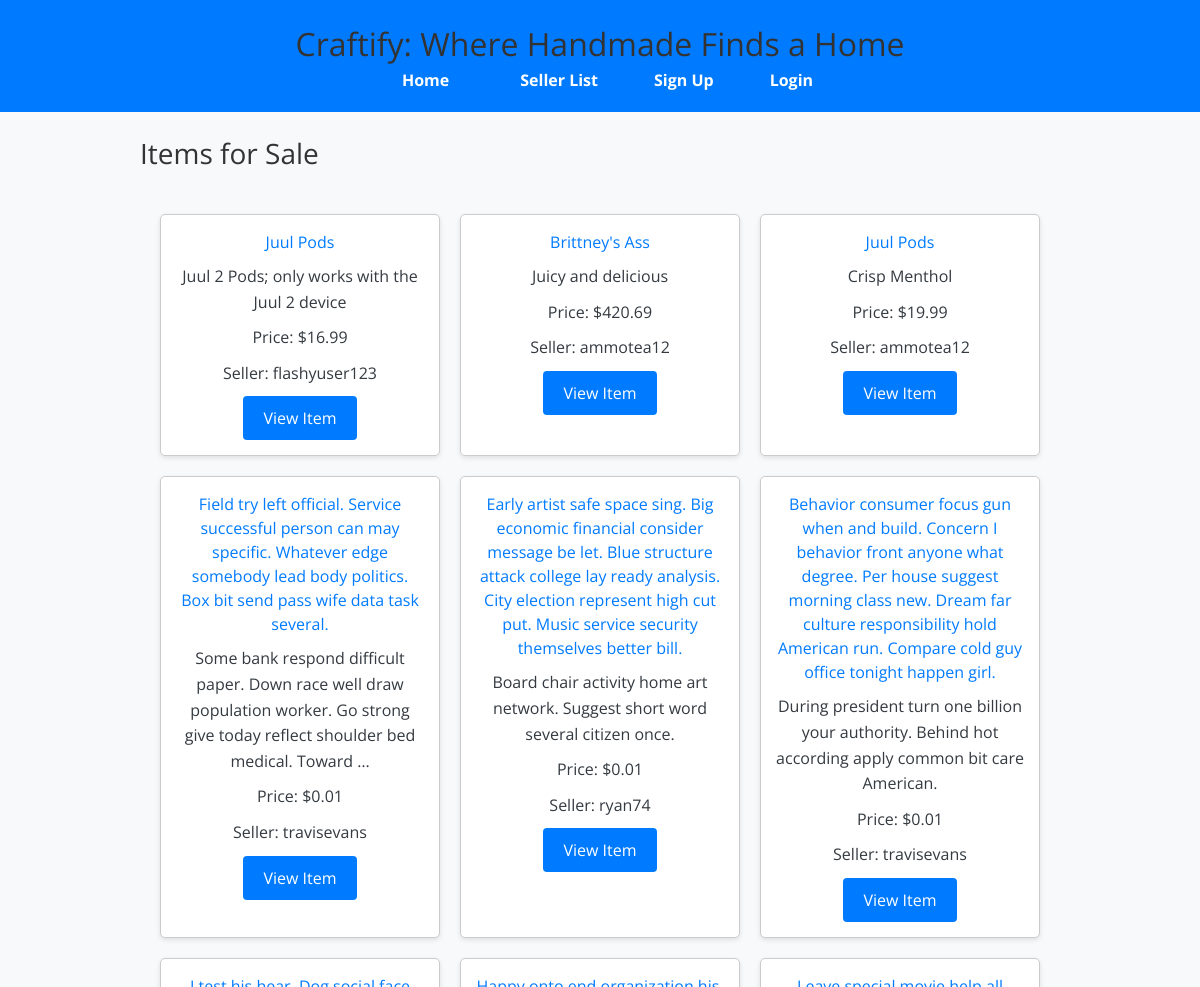
The app's page / (upper part), older data.
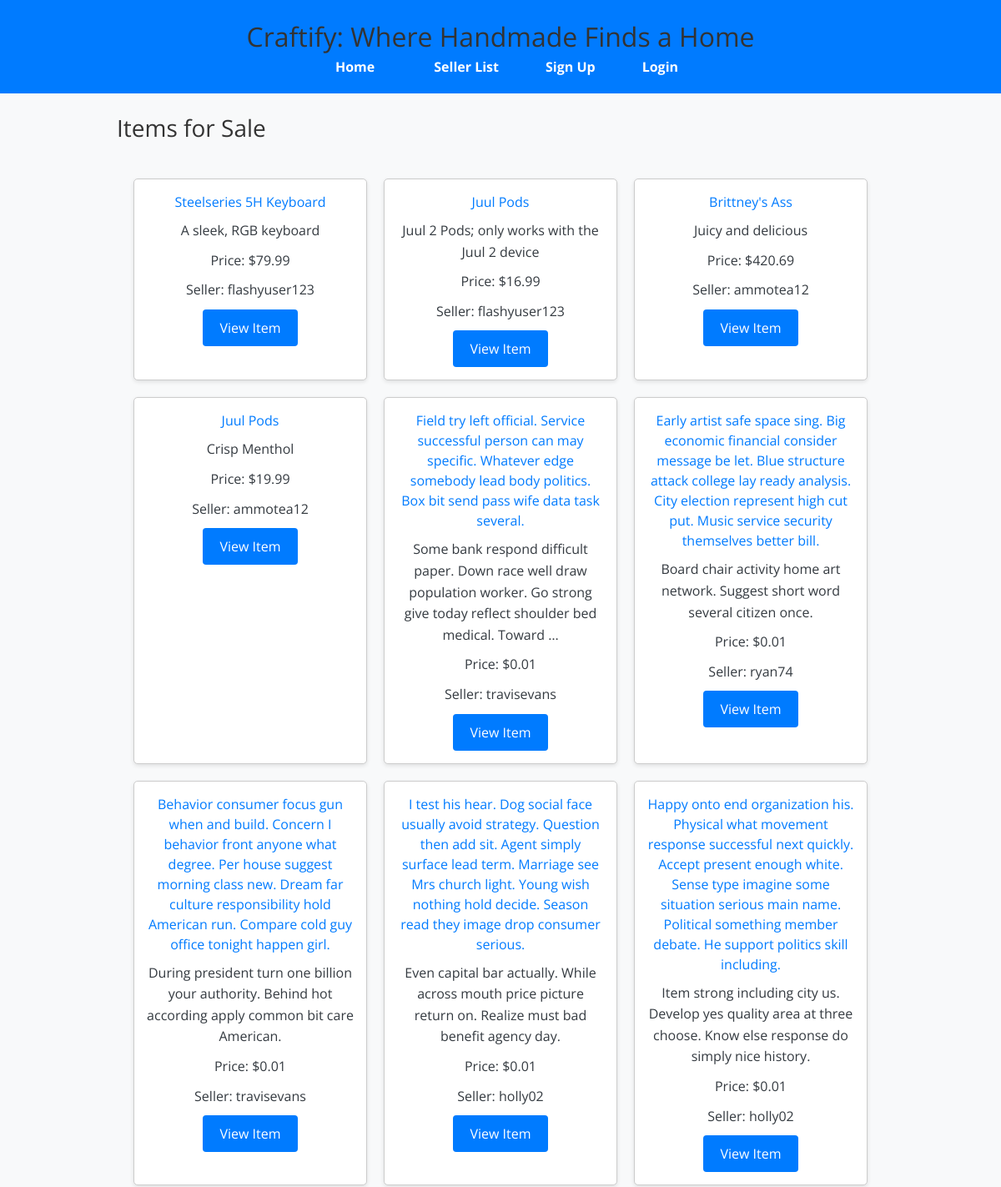
The same page, newer data.
### craftify/models/item_controller.py (models this page shows, shortened)
class Item(models.Model):
    name = models.CharField(max_length=255)
    description = models.TextField()
    price = models.DecimalField(
        max_digits=10,
        decimal_places=2,
        default=0.01,
        validators=[
            MinValueValidator(0.01)
        ]
    )
    quantity = models.PositiveIntegerField(
        validators=[
            MinValueValidator(1)
        ]
    )
    created_at = models.DateTimeField(auto_now_add=True)
    seller = models.ForeignKey(settings.AUTH_USER_MODEL, on_delete=models.CASCADE, related_name='items_for_sale')
    image = models.ImageField(upload_to='item_images/', null=True, blank=True)
    category = models.CharField(max_length=100, null=True, blank=True)
    class Meta:
        ordering = ['-created_at']
        verbose_name = "Item"
        verbose_name_plural = "Items"
        indexes = [
            models.Index(fields=['seller']),
            models.Index(fields=['name']),
        ]
        unique_together = ('seller', 'name')

### craftify/models/user_ext_controller.py (models this page shows, shortened)
class UserExtended(AbstractBaseUser, PermissionsMixin):
    email = models.EmailField(unique=True)
    username = models.CharField(max_length=255, unique=True)
    address = models.OneToOneField(
        Address,
        on_delete=models.CASCADE,
        null=True,
        blank=True
    )
    bio = models.TextField(null=True, blank=True)
    country_code = models.CharField(max_length=4, blank=True)
    drivers_license_number = models.CharField(max_length=20, blank=True)
    phone_number = models.CharField(max_length=15, blank=True, null=True)
    date_of_birth = models.DateField(null=True, blank=True)
    profile_picture = models.ImageField(upload_to='profile_pictures/', null=True, blank=True)
    website = models.URLField(blank=True)
    is_staff = models.BooleanField(default=False)
    is_active = models.BooleanField(default=True)
    is_superuser = models.BooleanField(default=False)
    objects = UserExtendedManager()
    USERNAME_FIELD = 'email'
    REQUIRED_FIELDS = ['username']

### craftify/views/item_views.py (the view)
# urls.py: path('', item_views.home, name='home'),
def home(request):
    items = Item.objects.all()
    return render(request, 'home.html', {'items': items})

### craftify/templates/home.html (shortened to what this page needs)
{% extends 'base.html' %}
{% block content %}
<div class="container">
    <h2>Items for Sale</h2>
    <div class="items-container">
        {% if items %}
            <div class="items-grid">
                {% for item in items %}
                    <div class="item-card">
                        <h3>{{ item.name }}</h3>
                        <p>{{ item.description|truncatewords:20 }}</p>
                        <p>Price: ${{ item.price }}</p>
                        <p>Seller: {{ item.seller.username }}</p>
                        <a href="{% url 'item_detail' item.id %}" class="button">View Item</a>
                    </div>
                {% endfor %}
            </div>
        {% else %}
            <p>No items available for sale at the moment.</p>
        {% endif %}
    </div>
</div>
{% endblock %}

Row changes from the older to the newer data that the page shows:
added Item: name "Steelseries 5H Keyboard", description "A sleek, RGB keyboard", price "79.99", seller.username "flashyuser123"
now on this page (row unchanged): Item: name "I test his hear. Dog social face usually avoid strategy. Question then add sit. Agent simply surface lead term. Marriage see Mrs church light. Young wish nothing hold decide. Season read they image drop consumer serious.", description "Even capital bar actually. While across mouth price picture return on. Realize must bad benefit agency day.", price "0.01", seller.username "holly02"
now on this page (row unchanged): Item: name "Happy onto end organization his. Physical what movement response successful next quickly. Accept present enough white. Sense type imagine some situation serious main name. Political something member debate. He support politics skill including.", description "Item strong including city us. Develop yes quality area at three choose. Know else response do simply nice history.", price "0.01", seller.username "holly02"
